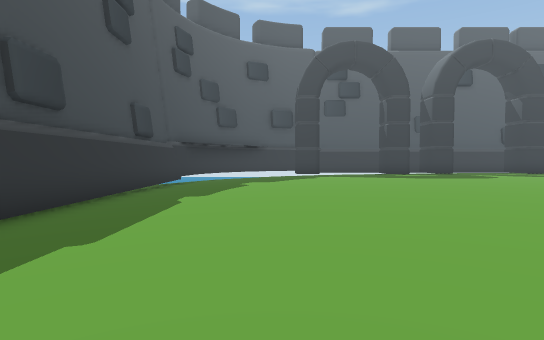
View 1 (above)

24 first-person views from a walk through a 3-D level made in the Unity game engine. The camera is 1.3 m above the floor, tilts 2° down and sees 80° across. The floor is counted in squares, 2 m on a side. Each view is taken from the middle of a square. On the plan, view 1 faces up. The plan holds only what a view shows up to about 10 squares ahead; the rest is blank. The place goes on beyond the plan. The player character is not drawn.

View 2
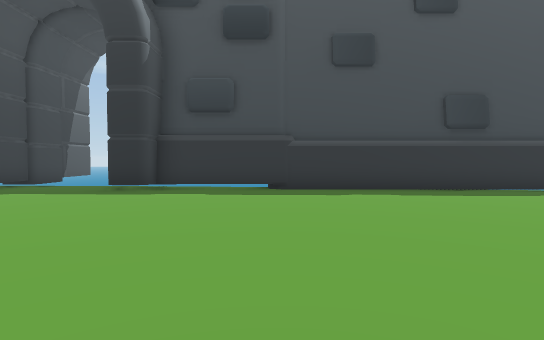

View 3
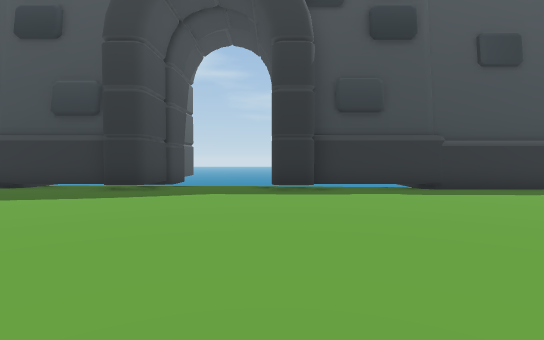

View 4
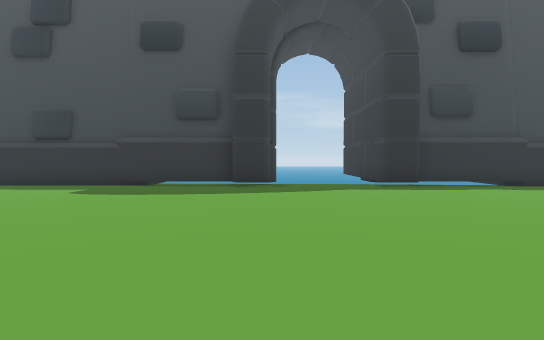

View 5
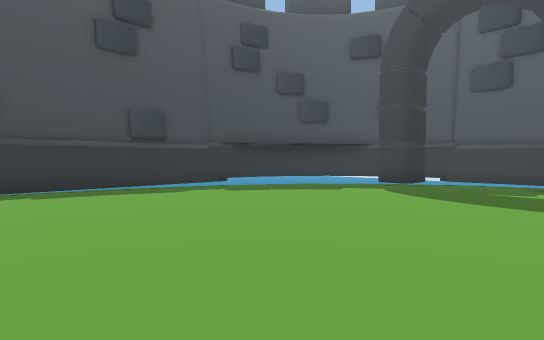

View 6
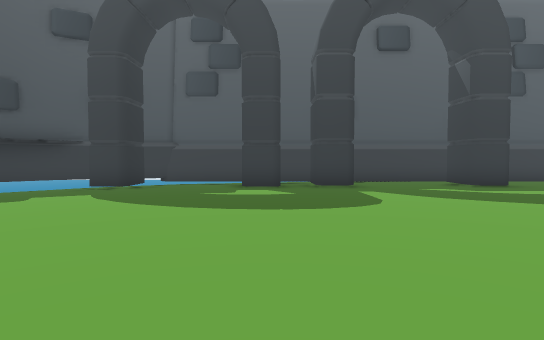

View 7
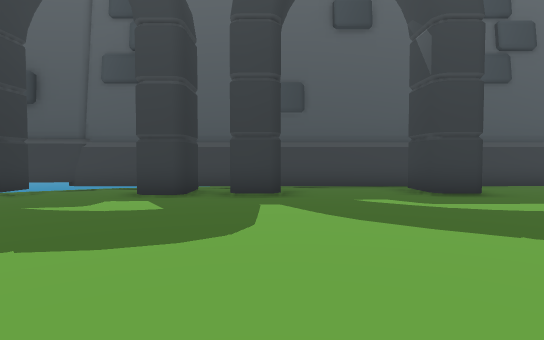

View 8
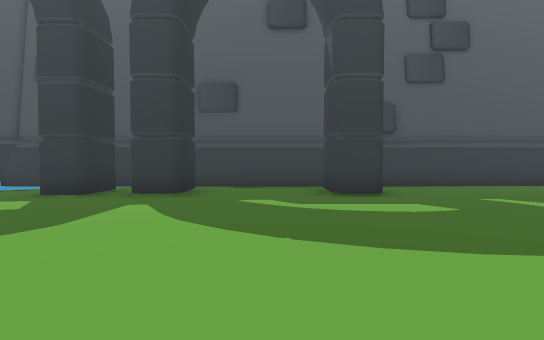

View 9
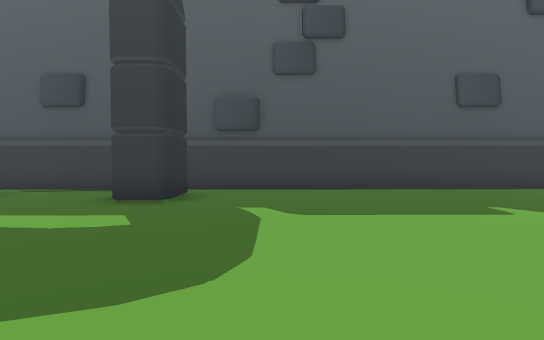

View 10
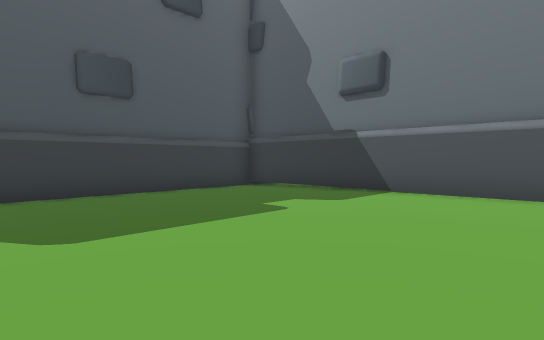

View 11
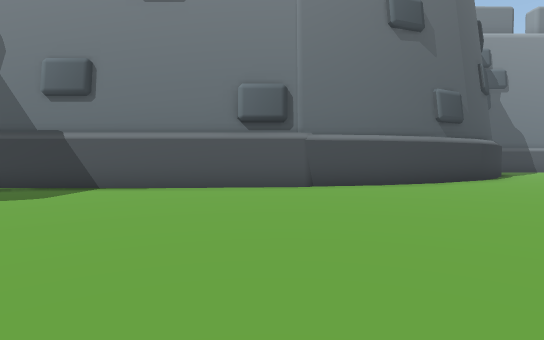

View 12
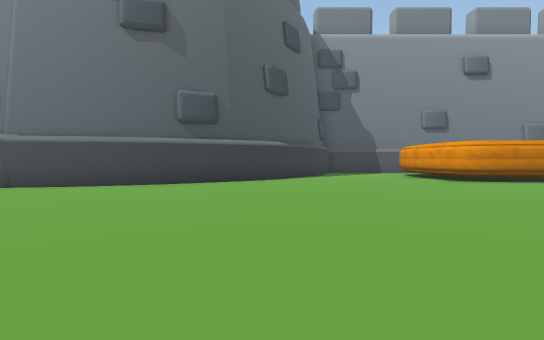

View 13
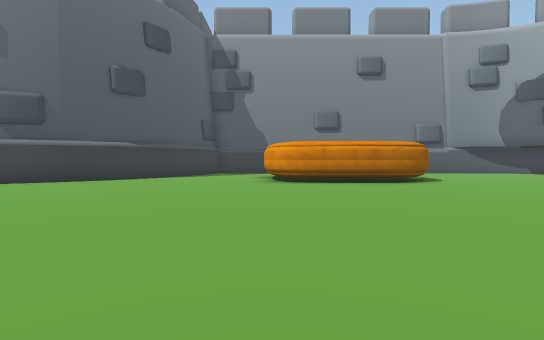

View 14
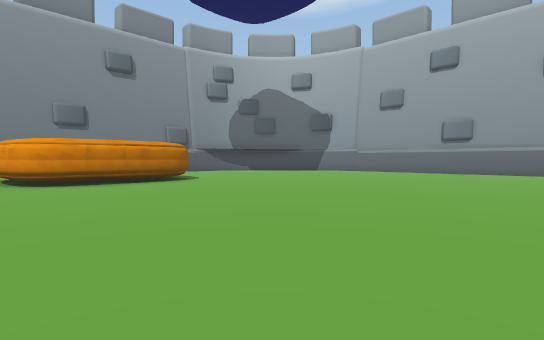

View 15
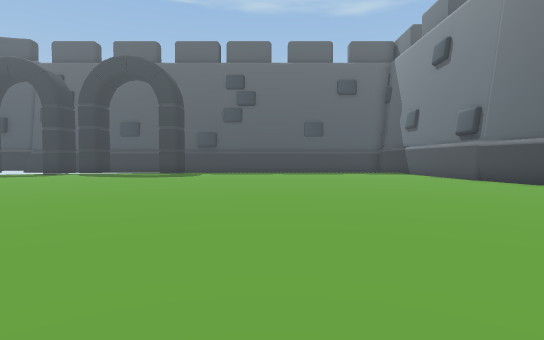

View 16
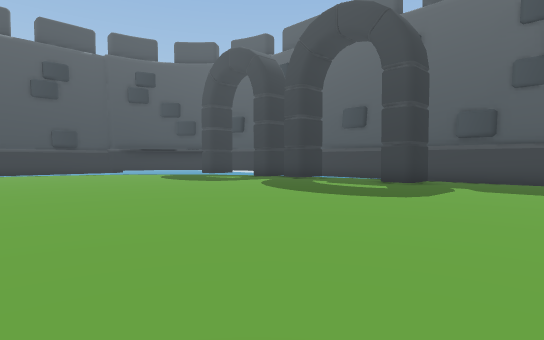

View 17
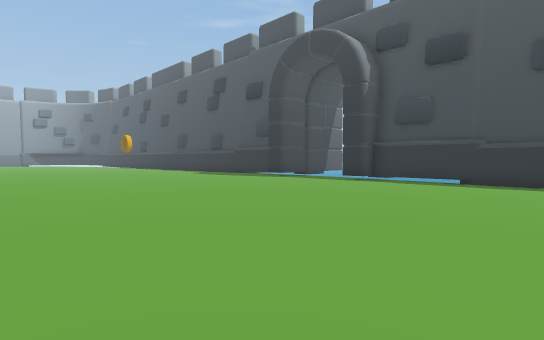

View 18
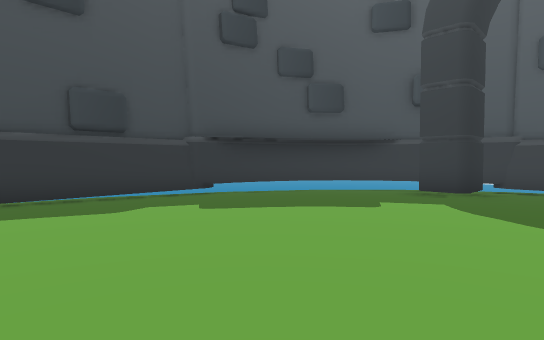

View 19
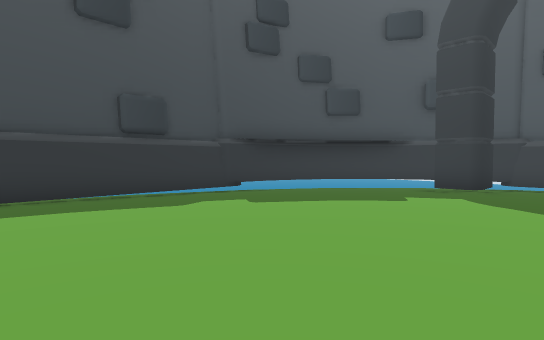

View 20
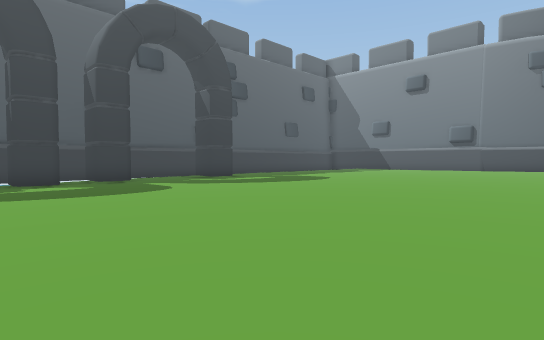

View 21
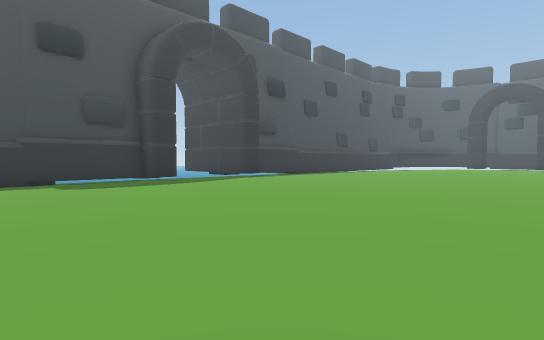

View 22
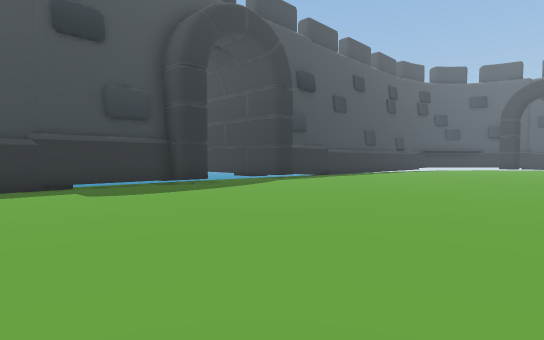

View 23
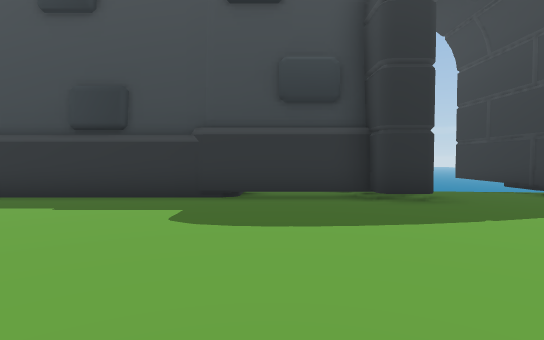

View 24
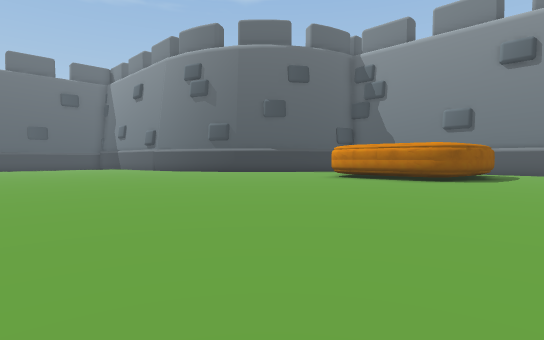

### Floor plan
Key: @ floor where view 1 was taken; # wall or solid block; x gap in a wall; . main floor; : floor 0.25 m higher than the main floor; - floor 0.25 m lower than the main floor; _ floor 0.5 m lower than the main floor; / step, stairs or slope.
Columns run from 7 left of view 1 to 26 right of it. Each row starts with its distance up from view 1.
 18         ########################
 17       ###__--------------------#
 16      ##_##-------------........#
 15     ##__##---#x#...#...........#
 14     #__-----...................#
 13     #_----.....................#
 12    ##---.......................#
 11    #_---.......................#
 10    #---........................#
  9    #---........................#
  8    #--.........................#
  7    #--.........................#
  6    #--.........................#
  5    #--.........................##
  4    #--...........  .............#
  3    #--..........    ........::..##
  2    #-...........    :::::::::::::#
  1    #-...........     :::::::::::::
  0    #-..@........      ::::::::::::
 -1    #-...........       :::::::::::
 -2    #-...........       :::::::::::
 -3    ##..........        :::::::::##
 -4 #####..........        :::::::::#
 -5  /---..........       ::::::::::#
 -6   ---..........       ::::::::::#
 -7   ###..........       ::::::::::##
 -8    ##...........      ::::::::::::
 -9    #-...........      ::::::::::::
-10    #-...........      :::::::: :::
-11    #-...........        :::::
-12    #-...........        ::::
-13    #-...........        :::

Positions as (right, up) in squares from view 1, and headings:
1: (0, 0), facing up
2: (5, 0), facing left
3: (5, -4), facing left
4: (6, -7), facing left
5: (6, 5), facing up-left
6: (6, 6), facing up
7: (8, 8), facing up
8: (10, 8), facing up
9: (14, 9), facing up
10: (17, 10), facing up-right
11: (16, 9), facing right
12: (16, 2), facing right
13: (16, -3), facing right
14: (16, -2), facing down-right
15: (17, -2), facing up
16: (16, 5), facing up-left
17: (8, 3), facing down-left
18: (4, 7), facing up-left
19: (4, 6), facing up-left
20: (4, 4), facing up-right
21: (8, -13), facing up-left
22: (6, -13), facing up-left
23: (3, -10), facing left
24: (15, -10), facing up-right
